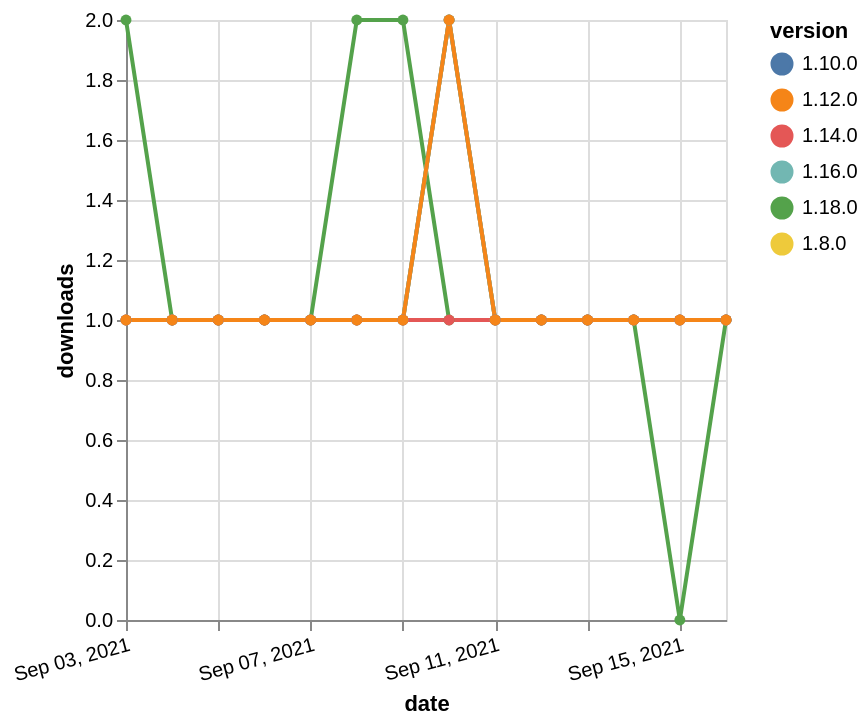

Write a Vega-Lite specification for this figure.
### Vega-Lite specification from a JSON file in a GitHub repository (floating-point values rounded to 4 significant figures)
{"$schema": "https://vega.github.io/schema/vega-lite/v5.json", "description": "A simple bar chart with embedded data.", "data": {"values": [{"date": "2021-09-03", "total": 111, "delta": 2, "version": "1.18.0"}, {"date": "2021-09-04", "total": 112, "delta": 1, "version": "1.18.0"}, {"date": "2021-09-05", "total": 113, "delta": 1, "version": "1.18.0"}, {"date": "2021-09-06", "total": 114, "delta": 1, "version": "1.18.0"}, {"date": "2021-09-07", "total": 115, "delta": 1, "version": "1.18.0"}, {"date": "2021-09-08", "total": 117, "delta": 2, "version": "1.18.0"}, {"date": "2021-09-09", "total": 119, "delta": 2, "version": "1.18.0"}, {"date": "2021-09-10", "total": 120, "delta": 1, "version": "1.18.0"}, {"date": "2021-09-11", "total": 121, "delta": 1, "version": "1.18.0"}, {"date": "2021-09-12", "total": 122, "delta": 1, "version": "1.18.0"}, {"date": "2021-09-13", "total": 123, "delta": 1, "version": "1.18.0"}, {"date": "2021-09-14", "total": 124, "delta": 1, "version": "1.18.0"}, {"date": "2021-09-15", "total": 124, "delta": 0, "version": "1.18.0"}, {"date": "2021-09-16", "total": 125, "delta": 1, "version": "1.18.0"}, {"date": "2021-09-03", "total": 203, "delta": 1, "version": "1.8.0"}, {"date": "2021-09-04", "total": 204, "delta": 1, "version": "1.8.0"}, {"date": "2021-09-05", "total": 205, "delta": 1, "version": "1.8.0"}, {"date": "2021-09-06", "total": 206, "delta": 1, "version": "1.8.0"}, {"date": "2021-09-07", "total": 207, "delta": 1, "version": "1.8.0"}, {"date": "2021-09-08", "total": 208, "delta": 1, "version": "1.8.0"}, {"date": "2021-09-09", "total": 209, "delta": 1, "version": "1.8.0"}, {"date": "2021-09-10", "total": 211, "delta": 2, "version": "1.8.0"}, {"date": "2021-09-11", "total": 212, "delta": 1, "version": "1.8.0"}, {"date": "2021-09-12", "total": 213, "delta": 1, "version": "1.8.0"}, {"date": "2021-09-13", "total": 214, "delta": 1, "version": "1.8.0"}, {"date": "2021-09-14", "total": 215, "delta": 1, "version": "1.8.0"}, {"date": "2021-09-15", "total": 216, "delta": 1, "version": "1.8.0"}, {"date": "2021-09-16", "total": 217, "delta": 1, "version": "1.8.0"}, {"date": "2021-09-03", "total": 182, "delta": 1, "version": "1.10.0"}, {"date": "2021-09-04", "total": 183, "delta": 1, "version": "1.10.0"}, {"date": "2021-09-05", "total": 184, "delta": 1, "version": "1.10.0"}, {"date": "2021-09-06", "total": 185, "delta": 1, "version": "1.10.0"}, {"date": "2021-09-07", "total": 186, "delta": 1, "version": "1.10.0"}, {"date": "2021-09-08", "total": 187, "delta": 1, "version": "1.10.0"}, {"date": "2021-09-09", "total": 188, "delta": 1, "version": "1.10.0"}, {"date": "2021-09-10", "total": 190, "delta": 2, "version": "1.10.0"}, {"date": "2021-09-11", "total": 191, "delta": 1, "version": "1.10.0"}, {"date": "2021-09-12", "total": 192, "delta": 1, "version": "1.10.0"}, {"date": "2021-09-13", "total": 193, "delta": 1, "version": "1.10.0"}, {"date": "2021-09-14", "total": 194, "delta": 1, "version": "1.10.0"}, {"date": "2021-09-15", "total": 195, "delta": 1, "version": "1.10.0"}, {"date": "2021-09-16", "total": 196, "delta": 1, "version": "1.10.0"}, {"date": "2021-09-03", "total": 166, "delta": 1, "version": "1.16.0"}, {"date": "2021-09-04", "total": 167, "delta": 1, "version": "1.16.0"}, {"date": "2021-09-05", "total": 168, "delta": 1, "version": "1.16.0"}, {"date": "2021-09-06", "total": 169, "delta": 1, "version": "1.16.0"}, {"date": "2021-09-07", "total": 170, "delta": 1, "version": "1.16.0"}, {"date": "2021-09-08", "total": 171, "delta": 1, "version": "1.16.0"}, {"date": "2021-09-09", "total": 172, "delta": 1, "version": "1.16.0"}, {"date": "2021-09-10", "total": 174, "delta": 2, "version": "1.16.0"}, {"date": "2021-09-11", "total": 175, "delta": 1, "version": "1.16.0"}, {"date": "2021-09-12", "total": 176, "delta": 1, "version": "1.16.0"}, {"date": "2021-09-13", "total": 177, "delta": 1, "version": "1.16.0"}, {"date": "2021-09-14", "total": 178, "delta": 1, "version": "1.16.0"}, {"date": "2021-09-15", "total": 179, "delta": 1, "version": "1.16.0"}, {"date": "2021-09-16", "total": 180, "delta": 1, "version": "1.16.0"}, {"date": "2021-09-03", "total": 140, "delta": 1, "version": "1.14.0"}, {"date": "2021-09-04", "total": 141, "delta": 1, "version": "1.14.0"}, {"date": "2021-09-05", "total": 142, "delta": 1, "version": "1.14.0"}, {"date": "2021-09-06", "total": 143, "delta": 1, "version": "1.14.0"}, {"date": "2021-09-07", "total": 144, "delta": 1, "version": "1.14.0"}, {"date": "2021-09-08", "total": 145, "delta": 1, "version": "1.14.0"}, {"date": "2021-09-09", "total": 146, "delta": 1, "version": "1.14.0"}, {"date": "2021-09-10", "total": 147, "delta": 1, "version": "1.14.0"}, {"date": "2021-09-11", "total": 148, "delta": 1, "version": "1.14.0"}, {"date": "2021-09-12", "total": 149, "delta": 1, "version": "1.14.0"}, {"date": "2021-09-13", "total": 150, "delta": 1, "version": "1.14.0"}, {"date": "2021-09-14", "total": 151, "delta": 1, "version": "1.14.0"}, {"date": "2021-09-15", "total": 152, "delta": 1, "version": "1.14.0"}, {"date": "2021-09-16", "total": 153, "delta": 1, "version": "1.14.0"}, {"date": "2021-09-03", "total": 163, "delta": 1, "version": "1.12.0"}, {"date": "2021-09-04", "total": 164, "delta": 1, "version": "1.12.0"}, {"date": "2021-09-05", "total": 165, "delta": 1, "version": "1.12.0"}, {"date": "2021-09-06", "total": 166, "delta": 1, "version": "1.12.0"}, {"date": "2021-09-07", "total": 167, "delta": 1, "version": "1.12.0"}, {"date": "2021-09-08", "total": 168, "delta": 1, "version": "1.12.0"}, {"date": "2021-09-09", "total": 169, "delta": 1, "version": "1.12.0"}, {"date": "2021-09-10", "total": 171, "delta": 2, "version": "1.12.0"}, {"date": "2021-09-11", "total": 172, "delta": 1, "version": "1.12.0"}, {"date": "2021-09-12", "total": 173, "delta": 1, "version": "1.12.0"}, {"date": "2021-09-13", "total": 174, "delta": 1, "version": "1.12.0"}, {"date": "2021-09-14", "total": 175, "delta": 1, "version": "1.12.0"}, {"date": "2021-09-15", "total": 176, "delta": 1, "version": "1.12.0"}, {"date": "2021-09-16", "total": 177, "delta": 1, "version": "1.12.0"}]}, "width": "container", "mark": {"type": "line", "point": {"filled": true}}, "encoding": {"x": {"field": "date", "type": "temporal", "timeUnit": "yearmonthdate", "title": "date", "axis": {"labelAngle": -15}}, "y": {"field": "delta", "type": "quantitative", "title": "downloads"}, "color": {"field": "version", "type": "nominal"}, "tooltip": {"field": "delta"}}}
